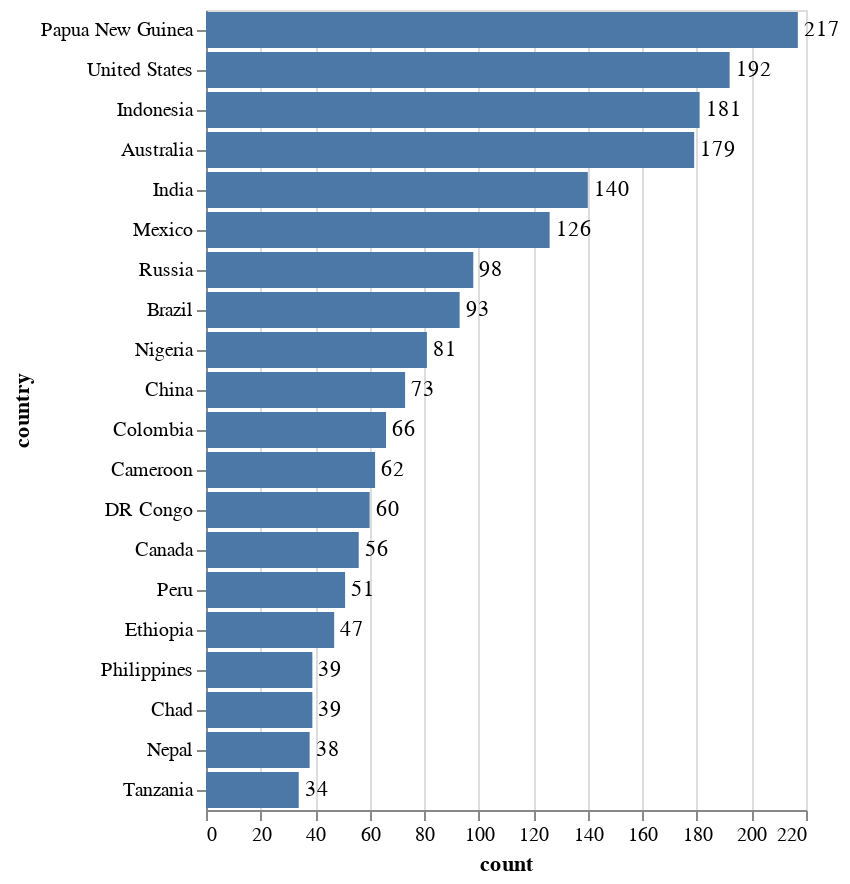

The notebook cell saved with this chart:
### Code cell
# https://altair-viz.github.io/altair-viz-v4/gallery/bar_chart_with_labels.html
# language counts ranking by country

bars1 = alt.Chart(test_1).mark_bar().encode(
    x='count',
    y=alt.Y('country:N', sort='-x')
)
text1 = bars1.mark_text(
    align='left',
    baseline='middle',
    dx=3
).encode(
    text='count:Q'
)

print("Bar Chart of the total number of languages by country, desc:")
(bars1 + text1)

### Figure 1 — Vega-Lite specification as saved in the notebook (floating-point values rounded to 4 significant figures)
{"config": {"view": {"continuousWidth": 300, "continuousHeight": 300}}, "layer": [{"mark": {"type": "bar"}, "encoding": {"x": {"field": "count", "type": "quantitative"}, "y": {"field": "country", "sort": "-x", "type": "nominal"}}}, {"mark": {"type": "text", "align": "left", "baseline": "middle", "dx": 3}, "encoding": {"text": {"field": "count", "type": "quantitative"}, "x": {"field": "count", "type": "quantitative"}, "y": {"field": "country", "sort": "-x", "type": "nominal"}}}], "data": {"name": "data-c92df5b19b063901706a4ce4906d4742"}, "$schema": "https://vega.github.io/schema/vega-lite/v5.16.3.json", "datasets": {"data-c92df5b19b063901706a4ce4906d4742": [{"country": "Papua New Guinea", "count": 217}, {"country": "United States", "count": 192}, {"country": "Indonesia", "count": 181}, {"country": "Australia", "count": 179}, {"country": "India", "count": 140}, {"country": "Mexico", "count": 126}, {"country": "Russia", "count": 98}, {"country": "Brazil", "count": 93}, {"country": "Nigeria", "count": 81}, {"country": "China", "count": 73}, {"country": "Colombia", "count": 66}, {"country": "Cameroon", "count": 62}, {"country": "DR Congo", "count": 60}, {"country": "Canada", "count": 56}, {"country": "Peru", "count": 51}, {"country": "Ethiopia", "count": 47}, {"country": "Philippines", "count": 39}, {"country": "Chad", "count": 39}, {"country": "Nepal", "count": 38}, {"country": "Tanzania", "count": 34}]}}
